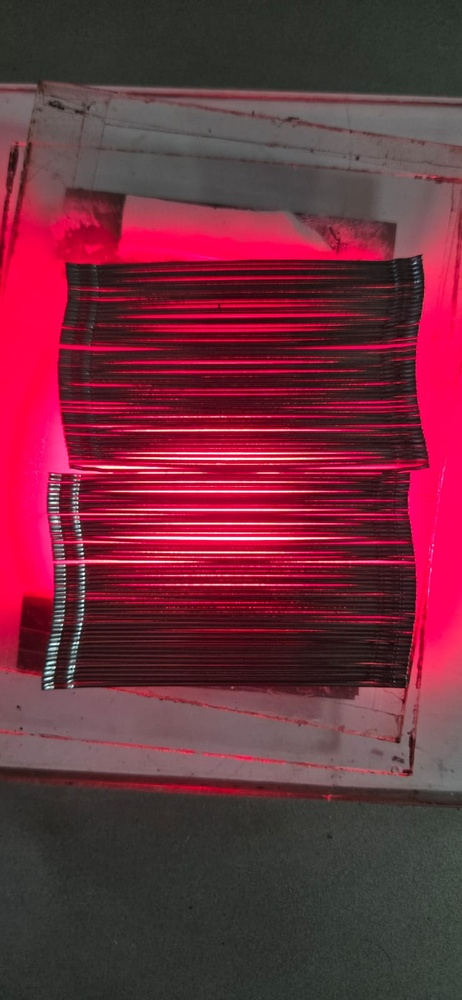
#> input picture image1.jpeg, 462 x 1000 px, shrunk from 739 x 1600 before the run
$ python -i roi.py   (imports and definitions only)   (older library calls are emulated)
#> lines starting #> are read from the running program, lines starting #| are printed output that depends on the picture; after the words box and inside, x2 and y2 are one past the last pixel; in counts of white or black regions, pixels touching at a corner belong together
#> further down, picture is the input picture: shape (1000, 462, 3); mean B, G, R 60.6, 45.7, 110.1
import cv2
import numpy as np

def detect_backlight_roi(img, orientation='HORIZONTAL', margin_pct=0.01, trim_rails=True, trim_pct=0.08):
    """
    Stage 1: Backlight Inspection Box ROI Localization.
    Isolates the red illuminated area using R - G difference & red thresholding.
    """
#> called with orientation = 'VERTICAL', margin_pct = 0.01, trim_rails = True, trim_pct = 0.08
    h, w = img.shape[:2]
#> h = 1000; w = 462
    r_channel = img[:, :, 2].astype(np.float32)
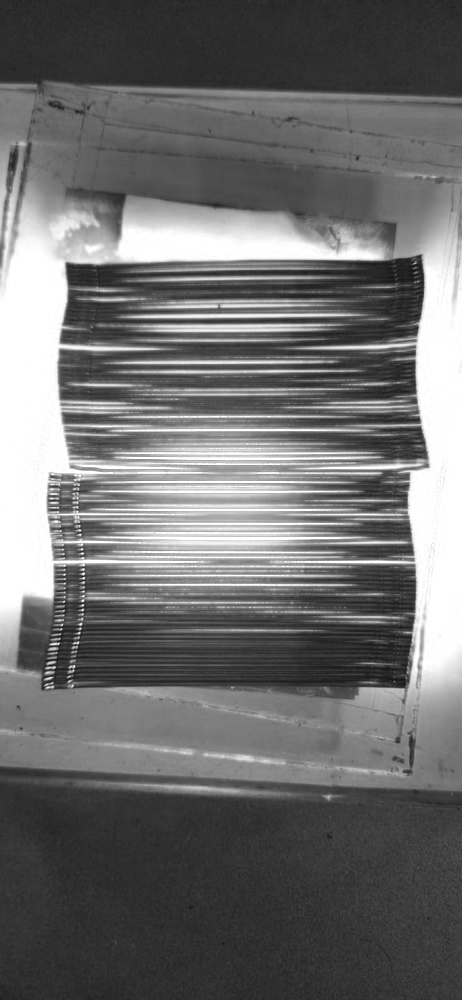
#> r_channel: shape (1000, 462) float32; min 16, max 255, mean 110.1
    g_channel = img[:, :, 1].astype(np.float32)
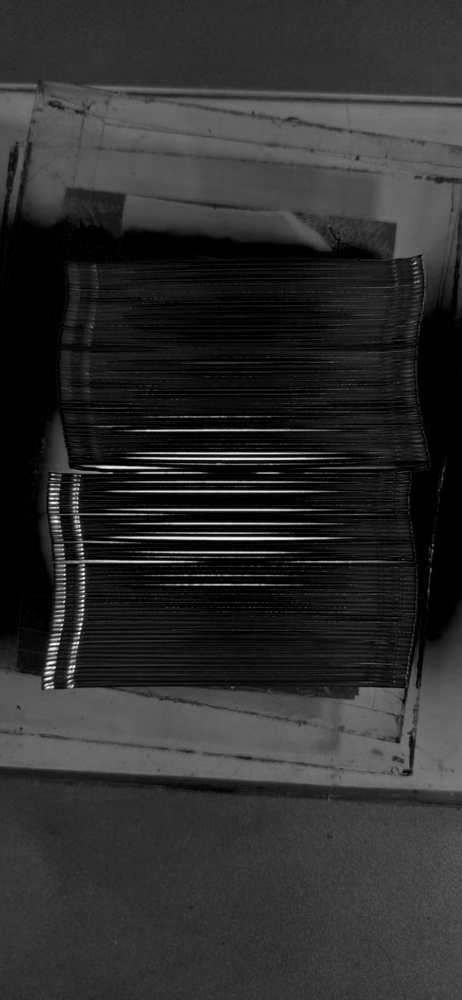
#> g_channel: shape (1000, 462) float32; min 0, max 255, mean 45.7

    diff = cv2.subtract(img[:, :, 2], img[:, :, 1])
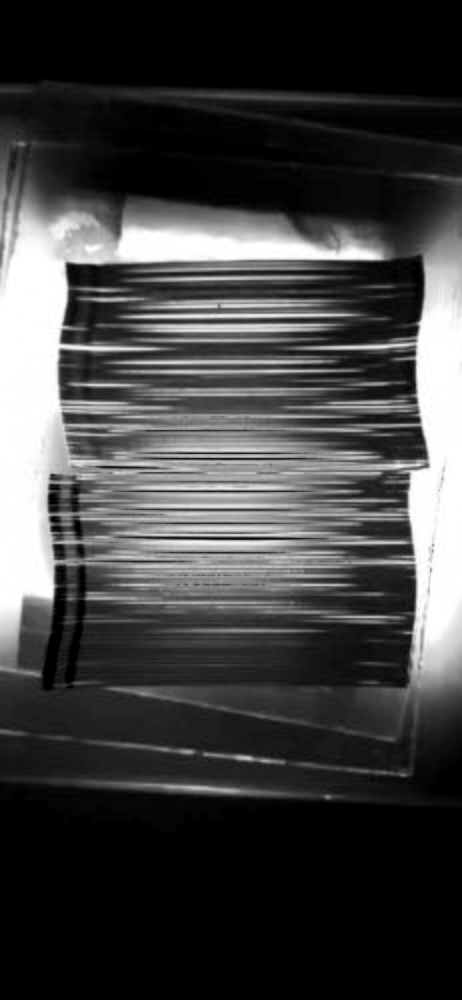
#> diff: shape (1000, 462); min 0, max 255, mean 65.2
    _, thresh_diff = cv2.threshold(diff, 15, 255, cv2.THRESH_BINARY)
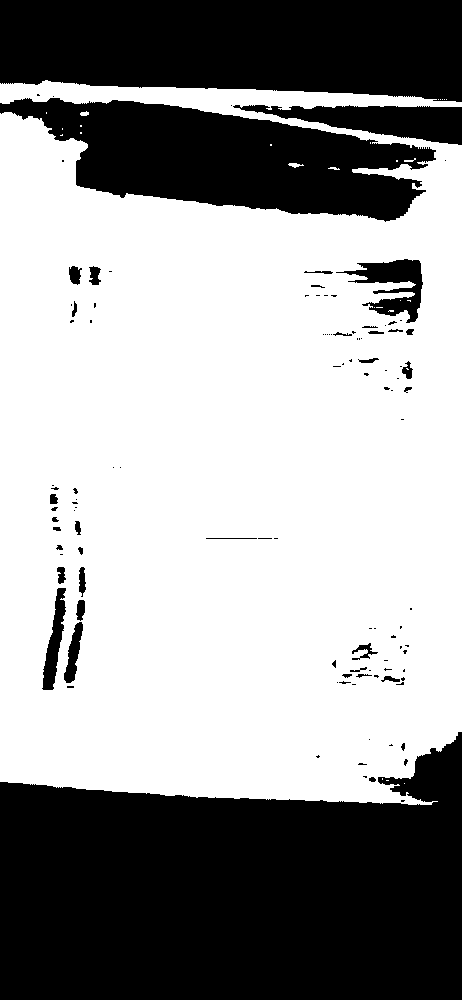
#> thresh_diff: shape (1000, 462); 61% white; 113 black regions (75 under 20 px)

    if np.sum(thresh_diff > 0) < (h * w * 0.05):
        gray = cv2.cvtColor(img, cv2.COLOR_BGR2GRAY)
        edges = cv2.Canny(gray, 30, 100)
        kernel = cv2.getStructuringElement(cv2.MORPH_RECT, (25, 25))
        thresh_diff = cv2.dilate(edges, kernel)

    contours, _ = cv2.findContours(thresh_diff, cv2.RETR_EXTERNAL, cv2.CHAIN_APPROX_SIMPLE)
#> contours = 21 contours, 18 with area under 20; largest, box (x1, y1, x2, y2) and area: (0, 80, 462, 805) 285784, (288, 163, 304, 168) 29, (80, 111, 89, 116) 22

    if contours:
        large_contours = [c for c in contours if cv2.contourArea(c) > (h * w * 0.05)]
#> large_contours = 1 contour; box (x1, y1, x2, y2) and area: (0, 80, 462, 805) 285784
        if large_contours:
            all_pts = np.vstack(large_contours)
#> all_pts = contour of 1116 points, box (x1, y1, x2, y2) (0, 80, 462, 805), area 285784
            x, y, bw, bh = cv2.boundingRect(all_pts)
#> x = 0; y = 80; bw = 462; bh = 725
        else:
            c = max(contours, key=cv2.contourArea)
            x, y, bw, bh = cv2.boundingRect(c)

        inset_x = int(bw * 0.015)
#> inset_x = 6
        inset_y = int(bh * 0.015)
#> inset_y = 10

        x = x + inset_x
#> x = 6
        y = y + inset_y
#> y = 90
        bw = max(10, bw - 2 * inset_x)
#> bw = 450
        bh = max(10, bh - 2 * inset_y)
#> bh = 705

        if bw < (w * 0.3) or bh < (h * 0.3):
            x, y, bw, bh = 0, 0, w, h
    else:
        x, y, bw, bh = 0, 0, w, h

    if trim_rails:
        if orientation == 'HORIZONTAL':
            cut_x = int(bw * trim_pct)
            x = x + cut_x
            bw = max(10, bw - 2 * cut_x)
        else:
            cut_y = int(bh * trim_pct)
#> cut_y = 56
            y = y + cut_y
#> y = 146
            bh = max(10, bh - 2 * cut_y)
#> bh = 593

    return (x, y, bw, bh)

def detect_two_stage_roi(img, orientation='VERTICAL', trim_rails=True):
    """
    Two-Stage ROI Localization Pipeline:
    Order of operations: Orientation is calculated FIRST.
    Stage 1: Backlight Inspection Box ROI
    Stage 2: Directional Wire-Bundle ROI Localization using sustained line density response.
             - Measure directional Sobel energy along measurement axis.
             - Project line energy -> Gaussian smooth -> contiguous high-response region
               -> aspect-ratio & size validation (excludes mounting plate edge false ROI).
    """
    # Stage 1: Backlight ROI
    bx, by, bw, bh = detect_backlight_roi(img, orientation=orientation, trim_rails=trim_rails)
#> bx = 6; by = 146; bw = 450; bh = 593
    stage1_roi = img[by:by+bh, bx:bx+bw]
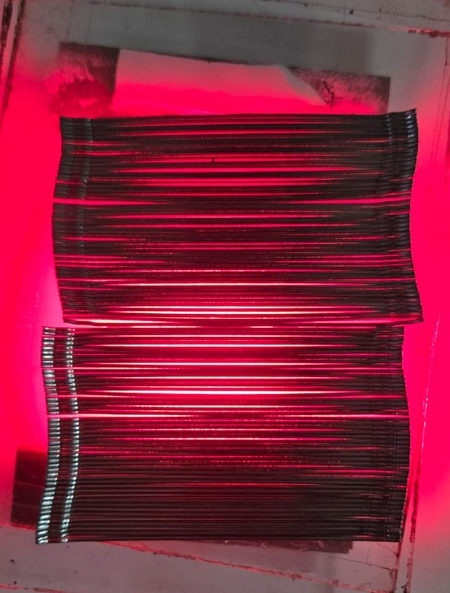
#> stage1_roi: shape (593, 450, 3); mean B, G, R 60.9, 35, 137.6
    sh, sw = stage1_roi.shape[:2]
#> sh = 593; sw = 450

    gray = cv2.cvtColor(stage1_roi, cv2.COLOR_BGR2GRAY) if len(stage1_roi.shape) == 3 else stage1_roi
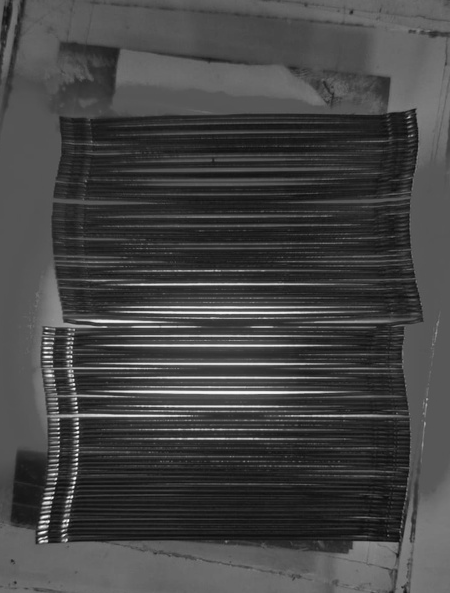
#> gray: shape (593, 450); min 12, max 254, mean 68.6

    # Stage 2: Directional Line Energy Along Measurement Axis
    if orientation == 'VERTICAL':
        # Wires run Y (vertical). Measurement axis is X (horizontal).
        # Compute Sobel X gradient
        grad = cv2.Sobel(gray, cv2.CV_32F, 1, 0, ksize=3)
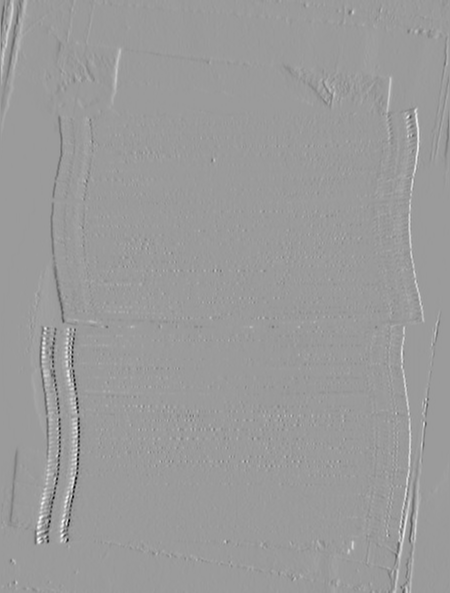
#> grad: shape (593, 450) float32; min -745, max 480, mean 0.2; drawn with min black and max white
        energy_proj = np.mean(np.abs(grad), axis=0) # 1D profile along X
#> energy_proj = 450 values, max 60.29 at index 409, min 0 at index 0, mean 13.31

        # Smooth line density profile
        smoothed = cv2.GaussianBlur(energy_proj[:, None], (31, 1), 0).ravel()
#> smoothed has the same summary as energy_proj
        thresh_val = np.mean(smoothed) + 0.25 * np.std(smoothed)
#> thresh_val = 15.94
        active_indices = np.where(smoothed > thresh_val)[0]
#> active_indices = 84 values from 1 to 419

        if len(active_indices) > 20:
            x_min, x_max = active_indices[0], active_indices[-1]
#> x_min = 1; x_max = 419
            # Aspect ratio & size validation
            bundle_w = x_max - x_min
#> bundle_w = 418
            if bundle_w > (sw * 0.40):
                margin = int(bundle_w * 0.02)
#> margin = 8
                x_start = max(0, x_min - margin)
#> x_start = 0
                x_end = min(sw, x_max + margin)
#> x_end = 427
                tight_x = bx + x_start
#> tight_x = 6
                tight_w = x_end - x_start
#> tight_w = 427
                return (tight_x, by, tight_w, bh)

    else: # HORIZONTAL
        # Wires run X (horizontal). Measurement axis is Y (vertical).
        grad = cv2.Sobel(gray, cv2.CV_32F, 0, 1, ksize=3)
        energy_proj = np.mean(np.abs(grad), axis=1) # 1D profile along Y

        smoothed = cv2.GaussianBlur(energy_proj[:, None], (31, 1), 0).ravel()
        thresh_val = np.mean(smoothed) + 0.25 * np.std(smoothed)
        active_indices = np.where(smoothed > thresh_val)[0]

        if len(active_indices) > 20:
            y_min, y_max = active_indices[0], active_indices[-1]
            bundle_h = y_max - y_min
            if bundle_h > (sh * 0.40):
                margin = int(bundle_h * 0.02)
                y_start = max(0, y_min - margin)
                y_end = min(sh, y_max + margin)
                tight_y = by + y_start
                tight_h = y_end - y_start
                return (bx, tight_y, bw, tight_h)

    # Fallback to Stage 1 ROI if Stage 2 energy validation is inconclusive
    return (bx, by, bw, bh)

def crop_roi(img, bbox):
    """
    Crops image to specified ROI bounding box (x, y, w, h).
    """
    x, y, w, h = bbox
    img_h, img_w = img.shape[:2]

    x = max(0, min(x, img_w - 1))
    y = max(0, min(y, img_h - 1))
    w = max(1, min(w, img_w - x))
    h = max(1, min(h, img_h - y))

    return img[y:y+h, x:x+w]

>>> import cv2
>>> picture = cv2.imread('../image1.jpeg')
>>> result = detect_two_stage_roi(picture)
#> result = (6, 146, 427, 593)

$ run again, on image2.jpeg
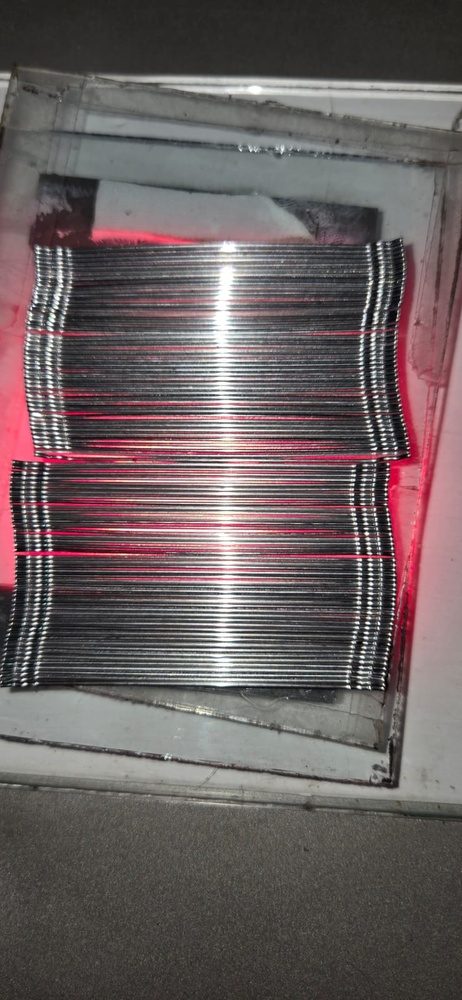
#> input picture image2.jpeg, 462 x 1000 px, shrunk from 739 x 1600 before the run
#> picture is the input picture: shape (1000, 462, 3); mean B, G, R 95.4, 94.8, 106.2
#> in detect_backlight_roi, `_, thresh_diff = cv2.threshold(diff, 15, 255, cv2.THRESH_BINARY)`:
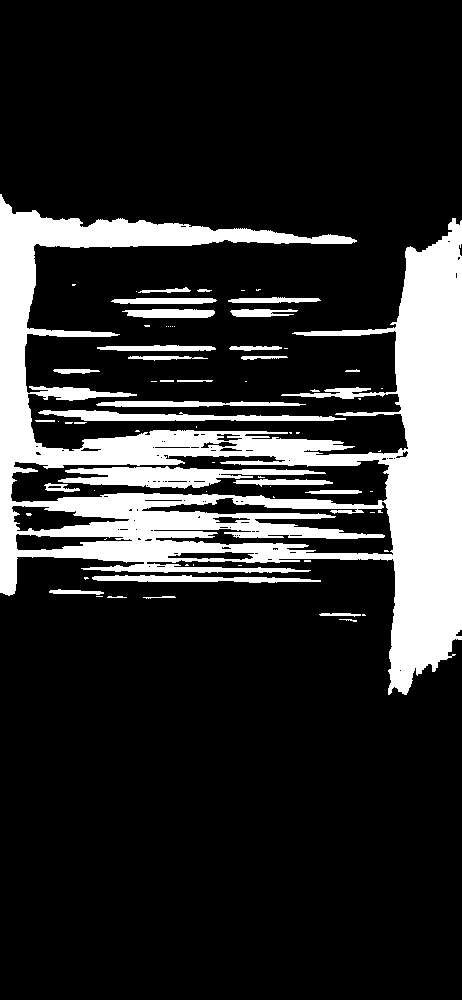
#> thresh_diff: shape (1000, 462); 18% white; 71 white regions (42 under 20 px)
#> contours = 55 contours, 38 with area under 20; largest, box (x1, y1, x2, y2) and area: (0, 194, 462, 695) 90392, (38, 410, 346, 421) 1522, (92, 575, 321, 583) 894, (96, 401, 306, 407) 730, (122, 309, 215, 318) 614
#> large_contours = 1 contour; box (x1, y1, x2, y2) and area: (0, 194, 462, 695) 90392
#> all_pts = contour of 1206 points, box (x1, y1, x2, y2) (0, 194, 462, 695), area 90392
#> in detect_backlight_roi, `x, y, bw, bh = cv2.boundingRect(all_pts)`: x = 0; y = 194; bw = 462; bh = 501
#> inset_x = 6
#> inset_y = 7
#> in detect_backlight_roi, `x = x + inset_x`: x = 6
#> in detect_backlight_roi, `y = y + inset_y`: y = 201
#> in detect_backlight_roi, `bw = max(10, bw - 2 * inset_x)`: bw = 450
#> in detect_backlight_roi, `bh = max(10, bh - 2 * inset_y)`: bh = 487
#> cut_y = 38
#> in detect_backlight_roi, `y = y + cut_y`: y = 239
#> in detect_backlight_roi, `bh = max(10, bh - 2 * cut_y)`: bh = 411
#> in detect_two_stage_roi, `bx, by, bw, bh = detect_backlight_roi(img, orientation=orientation, tr..`: bx = 6; by = 239; bw = 450; bh = 411
#> in detect_two_stage_roi, `grad = cv2.Sobel(gray, cv2.CV_32F, 1, 0, ksize=3)`:
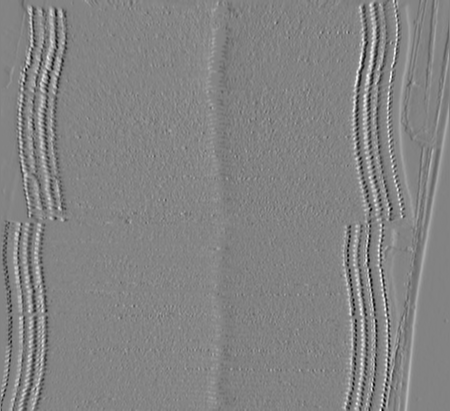
#> grad: shape (411, 450) float32; min -769, max 720, mean 0.1; drawn with min black and max white
#> energy_proj = 450 values, max 189 at index 366, min 0 at index 0, mean 47.54
#> smoothed has the same summary as energy_proj
#> thresh_val = 58.17
#> active_indices = 104 values from 6 to 409
#> x_min = 6; x_max = 409
#> bundle_w = 403
#> margin = 8
#> x_start = 0
#> x_end = 417
#> tight_x = 6
#> tight_w = 417
#> result = (6, 239, 417, 411)

$ run again, on image3.jpeg
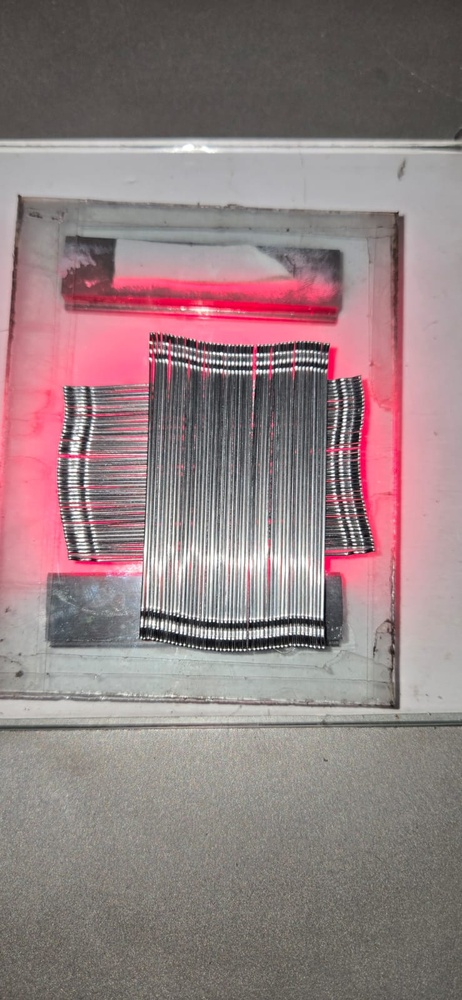
#> input picture image3.jpeg, 462 x 1000 px, shrunk from 739 x 1600 before the run
#> picture is the input picture: shape (1000, 462, 3); mean B, G, R 128.9, 127.3, 146.8
#> in detect_backlight_roi, `_, thresh_diff = cv2.threshold(diff, 15, 255, cv2.THRESH_BINARY)`:
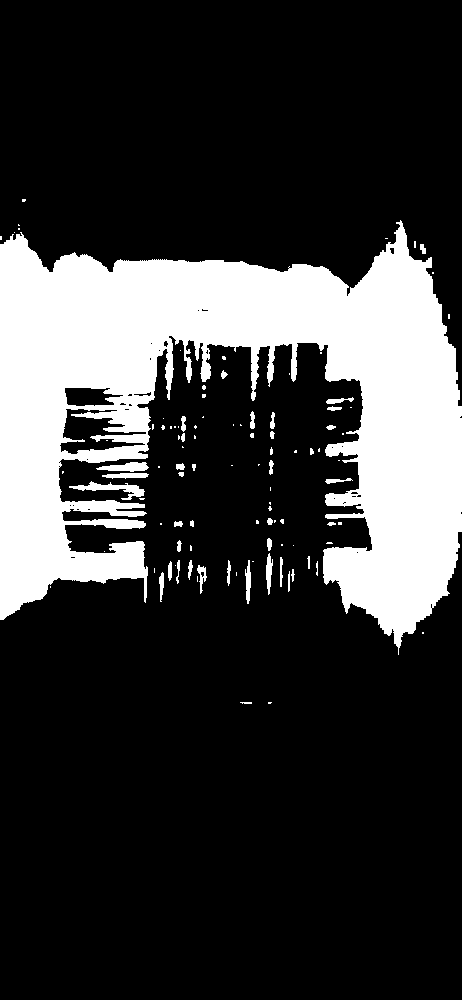
#> thresh_diff: shape (1000, 462); 21.8% white; 102 white regions (62 under 20 px)
#> contours = 101 contours, 73 with area under 20; largest, box (x1, y1, x2, y2) and area: (0, 220, 462, 655) 97954, (69, 481, 145, 500) 384, (96, 462, 149, 472) 276, (102, 473, 149, 479) 155, (266, 553, 273, 595) 133
#> large_contours = 1 contour; box (x1, y1, x2, y2) and area: (0, 220, 462, 655) 97954
#> all_pts = contour of 1555 points, box (x1, y1, x2, y2) (0, 220, 462, 655), area 97954
#> in detect_backlight_roi, `x, y, bw, bh = cv2.boundingRect(all_pts)`: x = 0; y = 220; bw = 462; bh = 435
#> inset_x = 6
#> in detect_backlight_roi, `y = y + inset_y`: y = 226
#> in detect_backlight_roi, `bw = max(10, bw - 2 * inset_x)`: bw = 450
#> in detect_backlight_roi, `bh = max(10, bh - 2 * inset_y)`: bh = 423
#> cut_y = 33
#> in detect_backlight_roi, `y = y + cut_y`: y = 259
#> in detect_backlight_roi, `bh = max(10, bh - 2 * cut_y)`: bh = 357
#> in detect_two_stage_roi, `bx, by, bw, bh = detect_backlight_roi(img, orientation=orientation, tr..`: bx = 6; by = 259; bw = 450; bh = 357
#> in detect_two_stage_roi, `grad = cv2.Sobel(gray, cv2.CV_32F, 1, 0, ksize=3)`:
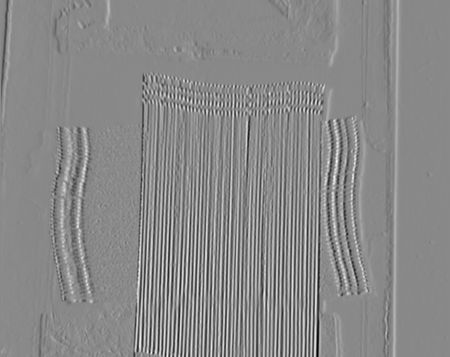
#> grad: shape (357, 450) float32; min -925, max 795, mean 0.2; drawn with min black and max white
#> energy_proj = 450 values, max 251.9 at index 318, min 0 at index 0, mean 89.9
#> smoothed has the same summary as energy_proj
#> thresh_val = 107.3
#> active_indices = 198 values from 79 to 397
#> x_min = 79; x_max = 397
#> bundle_w = 318
#> margin = 6
#> x_start = 73
#> x_end = 403
#> tight_x = 79
#> tight_w = 330
#> result = (79, 259, 330, 357)
